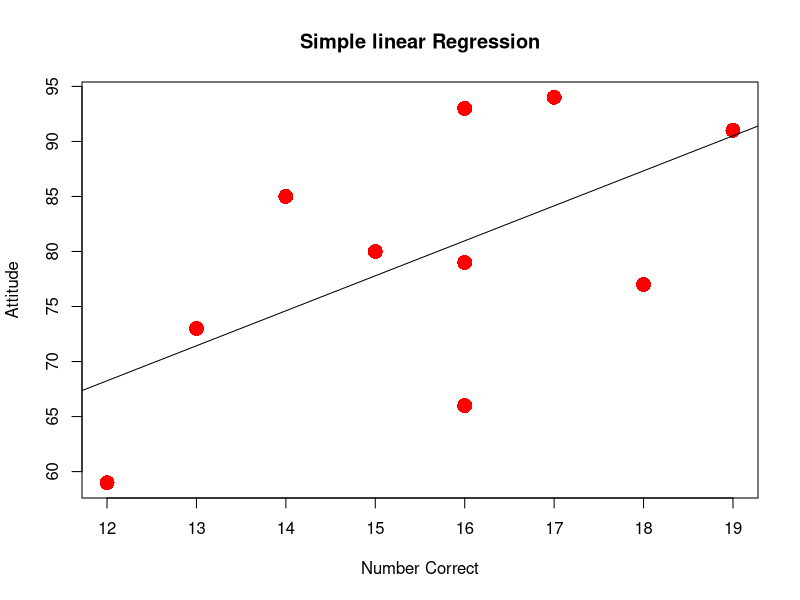

This chart was generated by the following R code:
x <- c(17,13,12,15,16,14,16,16,18,19  )
y <- c(94,73,59,80,93,85,66,79,77,91)

plot(x, y, pch=16, cex=2, col="red", xlab="Number Correct", ylab="Attitude", main="Simple linear Regression")

m <- lm(y ~ x)

summary(m)
attributes(m)
coefficients(m)
coef(m)

abline(m) # this will plot the regression line of y on x

a<-data.frame(x=15)
result<-predict(m,a)
print(result)
